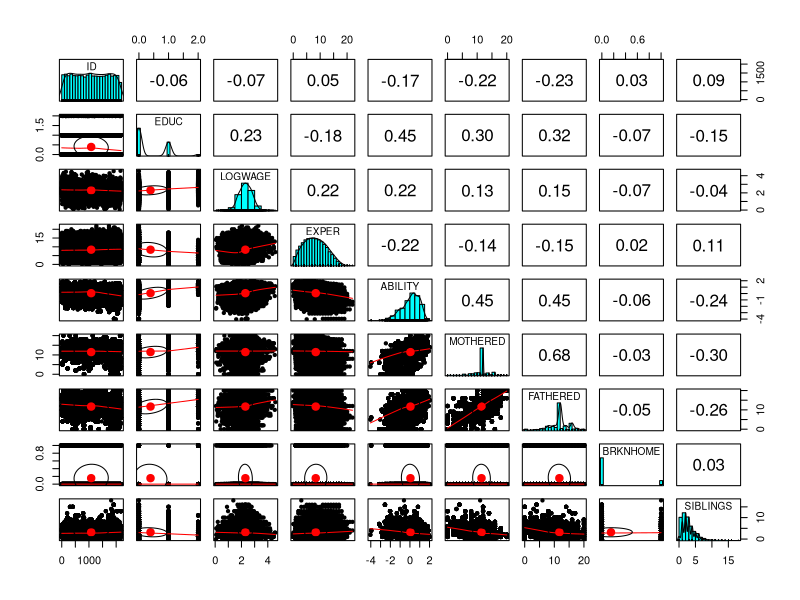
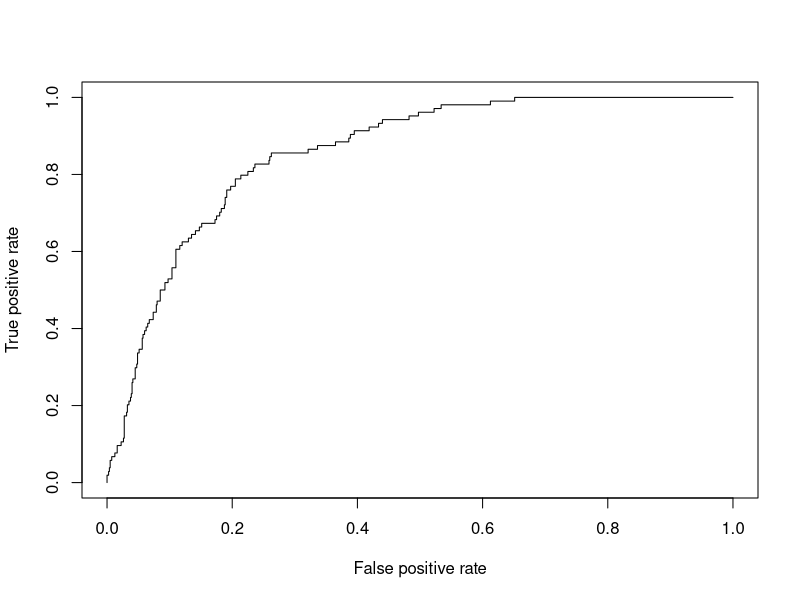
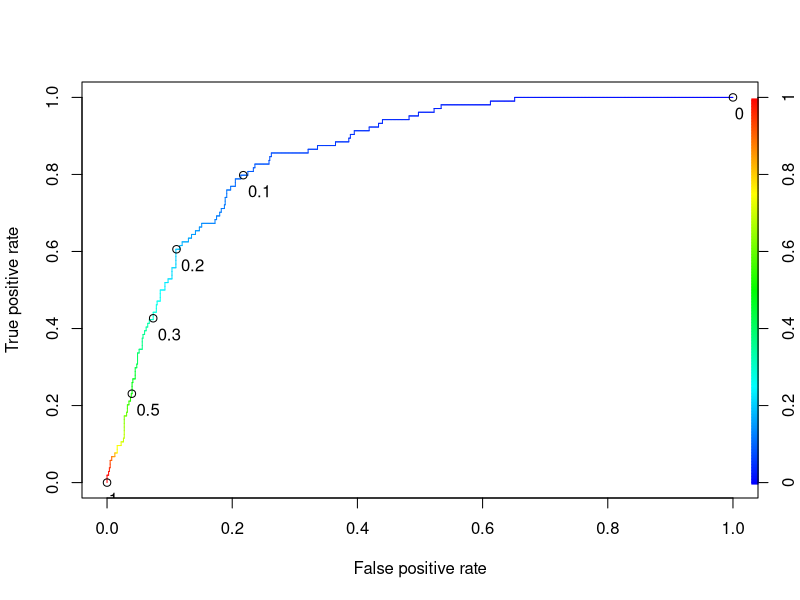

Source code (R) for these figures, in order:

# Please report your name and ID in the two lines below
# Name: ...
# ID: ...

# Load all packages
library(caTools)      # For properly splitting data into training and test sets
library(ROCR)         # For calculating model performance measures


## Question 1 [2 points] ####################################################

## Task 1 ###################################################################

# Suppose that p_1 and p_2 are two principal components vectors (obtained via Principal Component Analysis), 
# with the eigenvalue of p_1 (lambda_1) larger than the eigenvalue of p_2 (lambda_2). Which of the following statements 
# are / is correct about p_1 and p_2? (You do not need to justify your answer.)
#
# 1. p_1 is orthogonal to p_2.
# 
# 2. p_1 is parallel to p_2.
# 
# 3. The variance along p_1 is bigger than the variance along p_2.
# 
# 4. The variance along p_2 is bigger than the variance along p_1.

# 3

## Task 2 ###################################################################

# Which of the following statements are / is correct (about different resampling methods)? 
# (You do not need to justify your answer.)
# 
# 1. Leave-one-out cross-validation (LOOCV) is a special case of k-fold cross-validation.
# 
# 2. k-fold cross-validation has higher variance than LOOCV when k < n.
# 
# 3. LOOCV tends to overestimate the test error rate in comparison to validation set approach.

# 2 


#############################################################################


## Question 2 [14 points] ###################################################

# The National Longitudinal Surveys (NLS) are a set of surveys designed to gather information at 
# multiple points in time on the labor market activities and other significant life events of several 
# groups of men and women. Because of its quality, breadth, and thoroughness, the NLS have become 
# some of the most analyzed data in the social sciences. In this question, we will study the data taken 
# from the website [https://www.bls.gov/nls/](https://www.bls.gov/nls/) to analyze the relationship 
# between wages and education, ability, and family characteristics. 
# The data are provided in the file `wages.csv`, which contains the following variables:
# 
# * `ID`: Identification number of the individual
# * `EDUC`: Education (0 = High School, 1 = College, 2 = Postgraduate)
# * `LOGWAGE`: Logarithm of hourly wages
# * `EXPER`: Labor market experience
# * `ABILITY`: Ability (measured from a standardized test score where a higher value indicates better ability)
# * `MOTHERED`: Mother’s education (years of schooling)
# * `FATHERED`: Father’s education (years of schooling)
# * `BRKNHOME`: Residence in a broken home (1 = yes, 0 = no)
# * `SIBLINGS`: Number of siblings.
# 
# In the dataset, the variables `EDUC`, `LOGWAGE`, and `EXPER` for an individual vary with time, 
# while the variables `ABILITY`, `MOTHERED`, `FATHERED`, `BRKNHOME` and `SIBLINGS` for an individual do not vary with time.
# 
# 
# Remove all variables from the R environment to create a fresh start
rm(list=ls())

## Task 1 ###################################################################

# Read the data into the dataframe `wages`. How many individuals are there in the dataset? 
# 
wages <- read.csv("wages.csv")

# WRITE YOUR ANSWER HERE
max(wages$ID)
#ans 2178
  
## Task 2 ###################################################################
  
# Identify the individual with the largest number of observations in this dataset.

# WRITE YOUR ANSWER HERE
table(max(nrow(wages$ID)))
table(wages$ID)
max(table(wages$ID))
#ans 15
  
# Task 3 ####################################################################

# Develop a linear regression model to predict the `LOGWAGE` variable using the variables 
# which are time invariant in the dataset (i.e., `ABILITY`, `MOTHERED`, `FATHERED`, `BRKNHOME`, and `SIBLINGS`). 
# What is the R-squared for the model?

# WRITE YOUR ANSWER HERE
model1  <- lm(LOGWAGE~ABILITY+MOTHERED+FATHERED+BRKNHOME+SIBLINGS,data=wages)
summary(model1)$r.squared
#ans 0.05406993

# Task 4 ####################################################################

# Now, develop a linear regression model to predict the `LOGWAGE` variable using the variables 
# that are time varying in the dataset (i.e., `EDUC` and `EXPER`). 
# What is the linear regression equation produced by the model?

# WRITE YOUR ANSWER HERE
model2  <- lm(LOGWAGE~EDUC+EXPER,data=wages)
summary(model2)
summary(model2)$coefficients
# ans 
# y = 1.9058640 + (0.2656628*EDUC) + (0.0343065*EXPER)

# Task 5 ####################################################################

# Which among the two models developed in Task 3 and Task 4 do you think is preferable? 
# Provide a clear justification.

# WRITE YOUR ANSWER HERE
summary(model1)$r.squared
summary(model1)$adj.r.squared
summary(model2)$r.squared #higher 
summary(model2)$adj.r.squared #higher
#ans 
#The model in task 4 is preferable as it has a higher r.squared and adj.r.squared

# Task 6 ####################################################################

# Develop a linear regression model to predict the `LOGWAGE` variable using both the time varying 
# and time invariant predictor variables. 
# Identify the variables which are not significant in the model at the 0.05 level.

# WRITE YOUR ANSWER HERE
model3  <- lm(LOGWAGE~ABILITY+MOTHERED+FATHERED+BRKNHOME+SIBLINGS+EDUC+EXPER,data=wages)
summary(model3)
p_val_1 <- summary(model3)$coefficients[,4]
names(p_val_1[p_val_1 > 0.05])

#ans "MOTHERED" is the only one not significant 

# Task 7 ####################################################################

# Which pair of variables in the dataset has the maximum correlation? 
# Use this result to provide a justification for your observation in Task 6.

# WRITE YOUR ANSWER HERE
#cor(wages[,'ABILITY','MOTHERED','FATHERED','BRKNHOME','SIBLINGS','EDUC','EXPER'])
library(psych)
pairs.panels(wages)

#MOTHERED has a high correlation with FATHERED at 0.68 
#Thereby only one variable can preferably be used 
#preferably create a model with these variables separately and see which performs better 


# Task 8 ####################################################################

# Use the adjusted R-squared value to identify which among the models developed in Task 3, Task 4, and Task 6 
# is the most suitable. We will work with this model from this point onward.

# WRITE YOUR ANSWER HERE
summary(model1)$adj.r.squared
summary(model2)$adj.r.squared
summary(model3)$adj.r.squared #task 6 has the highest value

# Task 9 ####################################################################

# Predict the hourly wage for someone who has been to high school when all other variables are at their average values 
# and when the person is not from a broken home. (Recall we predict the logarithm of hourly wages.)

# WRITE YOUR ANSWER HERE
wage_highschool <- subset(wages, wages$EDUC ==0 & wages$BRKNHOME ==0)
mean(wage_highschool$LOGWAGE)

#log value = 2.220994
exp(mean(wage_highschool$LOGWAGE))
# ans 9.216487 is the hourly wage 

# Task 10 ###################################################################

# Does the `LOGWAGE` variable have a negative dependence on any of the variables in the model? 
# If yes, provide an intuitive explanation for this result.
summary(model3)
# ans 
#LOGWAGE has a negative dependence on BRKNHOME. 
#A  person living in a broken home is less likely to afford a quality education and thereby they have a lower average wage


# Task 11 ###################################################################

# Estimate the percentage change in hourly wages that is associated with a change in the variable `BRKNHOME` 
# from 1 to 0 (or 0 to 1). To this purpose, you can use the regression coefficient of the selected model.

# WRITE YOUR ANSWER HERE
wage_highschool_BRKNHOME_yes <-  subset(wages, wages$EDUC ==0 & wages$BRKNHOME ==1)
wage_highschool_BRKNHOME_no <- subset(wages, wages$EDUC ==0 & wages$BRKNHOME ==0)

percentage <- (mean(wage_highschool_BRKNHOME_no$LOGWAGE) - mean(wage_highschool_BRKNHOME_yes$LOGWAGE)) / mean(wage_highschool_BRKNHOME_no$LOGWAGE)
percentage

#ans 0.02793806

# Task 12 ###################################################################

# We now consider variants of the model. One might suspect that the value of education is enhanced by greater ability. 
# We could examine this effect by introducing an interaction of the two variables in the equation by adding 
# the variable `EDUCABILITY = EDUC × ABILITY`. Add this variable to the model chosen at Task 8 and recompute the model. 
# Is there any indication that this term is significant in the model?

# WRITE YOUR ANSWER HERE
wages$EDUCABILITY <- wages$EDUC * wages$ABILITY
model4 <- lm(LOGWAGE~ABILITY+MOTHERED+FATHERED+BRKNHOME+SIBLINGS+EDUC+EXPER+EDUCABILITY,data=wages)
summary(model4)

# ans 
#the term EDUCABILITY is significant in as its p-value is 0.0040 (below 0.01) and helps enhance the model

# Task 13  [2 points] ########################################################

# We now consider another variant of the model. The current model assumes that the increment in the `LOGWAGE` variable is 
# the same at the different levels of education (high school, college, or postgraduate). We now build a more flexible model 
# that allows for these increments to be different for each level of education. Define a new variable `HS` that takes a value 
# of 1 if the highest degree of the individual is high school and 0 otherwise. 
# Similarly define two new binary variables `Col` and `Grad` that take a value of 1 if the highest degrees are college and 
# postgraduate degrees, respectively, and 0 otherwise. Replace `EDUC` in the model chosen at Task 8 with `Col` and `Grad` 
# (thereby making `HS` the base category) and recompute the model. What is the sum of squared errors in the model?

# WRITE YOUR ANSWER HERE
wages$HS <- wages$EDUC >= 0
wages$COL <- wages$EDUC >= 1
wages$GRAD <- wages$EDUC >= 2

model4 <- lm(LOGWAGE~ABILITY+MOTHERED+FATHERED+BRKNHOME+SIBLINGS+EXPER+EDUCABILITY+COL+GRAD,data=wages)
summary(model4)
# ans squared error is 0.485

#############################################################################


## Question 3 [14 points] ###################################################

# The data in this question are related to the direct marketing campaign of a Portuguese banking institution 
# collected over a period from 2008 to 2010 through the financial crisis. The marketing campaigns were based 
# on phone calls. Often, more than one contact to the same client was required. The goal is to predict the success 
# of telemarketing calls for selling bank long-term deposits, in order to assess if the bank term deposit would be 
# subscribed (1) or not (0). This is captured in the `subscribe` variable. 
# The data are provided in the file `bank.csv`, which contains the following variables:
#   
# * age: Age of client
# * job: Type of job
# * marital: Marital status
# * education: Education level
# * default: Does the client have credit in default? (yes or no)
# * balance: Balance in the bank for the client (in euros)
# * housing: Does the client have an housing loan? (yes or no)
# * loan: Does the client have a personal loan? (yes or no)
# * contact: Type of contact communication
# * day: Last day client was contacted during the current campaign
# * month: Last month client was contacted during the current campaign
# * duration: Contact duration of the last call with the client during the current campaign (in seconds)
# * campaign: Number of contacts performed during the current campaign
# * previous: Number of contacts performed before this campaign
# * poutcome: Outcome of the previous marketing campaign
# * subscribe: Has the client subscribed to a term deposit? (1 = yes or 0 = no)
# 
# 
# Remove all variables from the R environment to create a fresh start
rm(list=ls())

## Task 1 ###################################################################

# Read the dataset into the dataframe `bank`. Use a two-sided t-test to verify if there is evidence that 
# the average bank balance of married clients is significantly different from that of single clients. 
# What is the p-value of the test and your conclusion?
#   
bank <- read.csv("bank.csv")
t.test(bank$balance[bank$marital=='married'],bank$balance[bank$marital=='single'])
# p-value = 0.9784
#There is insufficient evidence at the 5% significance level to reject the null hypothesis


# WRITE YOUR ANSWER HERE

## Task 2 ###################################################################

# Use a two-sided t-test to verify if there is evidence that the average bank balance of married clients is 
# significantly different from that of divorced clients. What is the p-value of the test and your conclusion?

# WRITE YOUR ANSWER HERE
t.test(bank$balance[bank$marital=='married'],bank$balance[bank$marital=='divorced'])
# p-value = 0.002659
#There is sufficient evidence at the 5% significance level to reject the null hypothesis



# Task 3 ####################################################################

# We are interested in predicting the `subscribe` variable. Ensure that the package caTools is installed 
# and loaded before running these commands: 
#   
set.seed(2017)
spl <- sample.split(bank$subscribe, SplitRatio=0.80)
# 
# 
# Using the information contained in `spl`, we split the data frame into a training dataframe called `train` 
# using the observations for which `spl` is `TRUE` and a test dataframe called `test` using the observations 
# for which `spl` is `FALSE`. Why do we set the seed before splitting the data into a training and testing set?
# 
train <- subset(bank,spl==TRUE)
test  <- subset(bank,spl==FALSE)
# 
# 
# 1. It balances the independent variables between the training and testing sets.
# 2. It balances the dependent variable between the training and testing sets.
# 3. It ensures that the random split of the data into a training and test set is replicable. 
# 4. It ensures that the split of the data into a training and test set is random.

# 2

# Task 4 ####################################################################

# We will now build a logistic regression model to predict the `subscribe` variable using all the variables 
# in the training dataset. Identify all the variables that are identified to be significant at the 0.05 level.

# WRITE YOUR ANSWER HERE
model2_1 <- glm(subscribe ~., data = train, family = binomial)
summary(model2_1)
p_val_2_1 <- summary(model2_1)$coefficients[,4]
names(p_val_2_1[p_val_2_1 < 0.05])

# ans 
#[1] "(Intercept)"     "jobunemployed"   "loanyes"         "contactunknown" 
#[5] "monthjun"        "monthmar"        "monthnov"        "monthoct"       
#[9] "monthsep"        "duration"        "poutcomesuccess"


# Task 5 ####################################################################

# Use the model to estimate the average probability of clients subscribing to the term deposit in the training set. 
# Compare this value to the actual fraction of individuals with `subscribe = 1` in the training set.

# WRITE YOUR ANSWER HERE
x <- model2_1$coefficients[1]
x
exp(x)/(1+exp(x))
# ans  0.04553238 

# Task 6 ####################################################################

# The 2008 financial crisis strongly increased the pressure for Portuguese banks to increase long term deposits. 
# The telemarketing group was evaluating the strategy of increasing the contacts with clients who have already been 
# contacted multiple times in the current campaign. 
# Would you recommend this strategy to the bank? Justify your recommendation.

# WRITE YOUR ANSWER HERE
summary(model2_1)
# ans
# Not a good strategy 
# campaign is a negative coefficient with the model 
# increasing it will deccrease the probability of a subscription

# Task 7 ####################################################################

# Suppose you use a threshold of 0.5 to make predictions on the test set using the model estimated in Task 4. 
# What is the accuracy of the model on the test set?

# WRITE YOUR ANSWER HERE
pred <- predict(model2_1, newdata = test, type = "response")
table(pred >= 0.5, test$subscribe)
x <- sum(diag(table(pred >= 0.5, test$subscribe)))/nrow(test) 
x # ans 0.8772124

# Task 8 ####################################################################

# Compare this accuracy with a baseline model that predicts the majority outcome in the test set.

# WRITE YOUR ANSWER HERE
x <- sum(diag(table(pred, test$subscribe)))/nrow(test)
x #ans 0.001106195

# Task 9 ####################################################################

# Provide a graphical illustration of the Receiver Operating Characteristic (ROC) curve. Use only the `test` dataset.

# WRITE YOUR ANSWER HERE
library(ROCR)
ROCRpred <- prediction(pred,test$subscribe)
ROCRperf <- performance(ROCRpred,x.measure="fpr",measure="tpr")
plot(ROCRperf)
plot(ROCRperf, colorize=T,print.cutoffs.at=c(0,0.1,0.2,0.3,0.5,1), text.adj=c(-0.2,1.7))

# Task 10 ####################################################################

# What is the corresponding value of the Area Under the Curve (AUC)?

# WRITE YOUR ANSWER HERE
as.numeric(performance(ROCRpred,measure="auc")@y.values)
# ans 0.8559856

# Task 11 [2 points] ########################################################

# In some datasets such as this, the number of samples of the two possible outcomes of the dependent variable is unbalanced, 
# rather than distributed in equal parts. On fitting a logistic regression model to such data, it is invariably found that 
# the estimated predicted probabilities are quite high for the outcome of the dependent variable with more observations and 
# much lower for the outcome of the dependent variable with the lesser observations. 
# One goodness measure of fit that has been proposed to deal with this issue is to compute the difference of the following two numbers:
# 
# 1. Average predicted probability of subscription across individuals who subcribed
# 
# 2. Average predicted probability of subscription across individuals who did not subcribe
# 
# Calculate this metric on the `train` and `test` datasets. 
# How does it compare against the accuracy of two baseline models that predict the minority outcome in the test set?

# WRITE YOUR ANSWER HERE
test_subscribed <- subset(test, test$subscribe==1)
test_notsubscribed <- subset(test, test$subscribe==0)

pred_subscribed <- predict(model2_1, newdata = test_subscribed, type = "response")
CM1 <- table(pred_subscribed >= 0.5, test_subscribed$subscribe)
(CM1[1,1]/sum(CM1)) #lower accuracy than baseline model 

pred_notsubscribed <- predict(model2_1, newdata = test_notsubscribed, type = "response")
CM2 <- table(pred_notsubscribed >= 0.5, test_notsubscribed$subscribe)
(CM2[1,1]/sum(CM2)) #higher accuracy than baseline model 

# Task 12 [2 points] ########################################################

# One indicator of fit for a logistic regression model is the McFadden pseudo R-squared measure, which, in this case, is defined as 
# 1 - LogLikelihood of fitted model)/(LogLikelihood of best fit with only intercept).
# 
# What is the value of the McFadden pseudo R-squared measure on the training set?

# WRITE YOUR ANSWER HERE
#pred.out.link <- predict(train, type = "link")
#mod.out.null <- glm(Default~1, family = binomial, data = outSample)
model2_1 <- glm(subscribe ~., data = train, family = binomial)
mod_null <- glm(subscribe~1, family = binomial, data = train)
pR2.out <- 1 - logLik(model2_1)/logLik(mod_null)
pR2.out
#ans 0.3386835

############################################ END OF EXAM ###################################################
